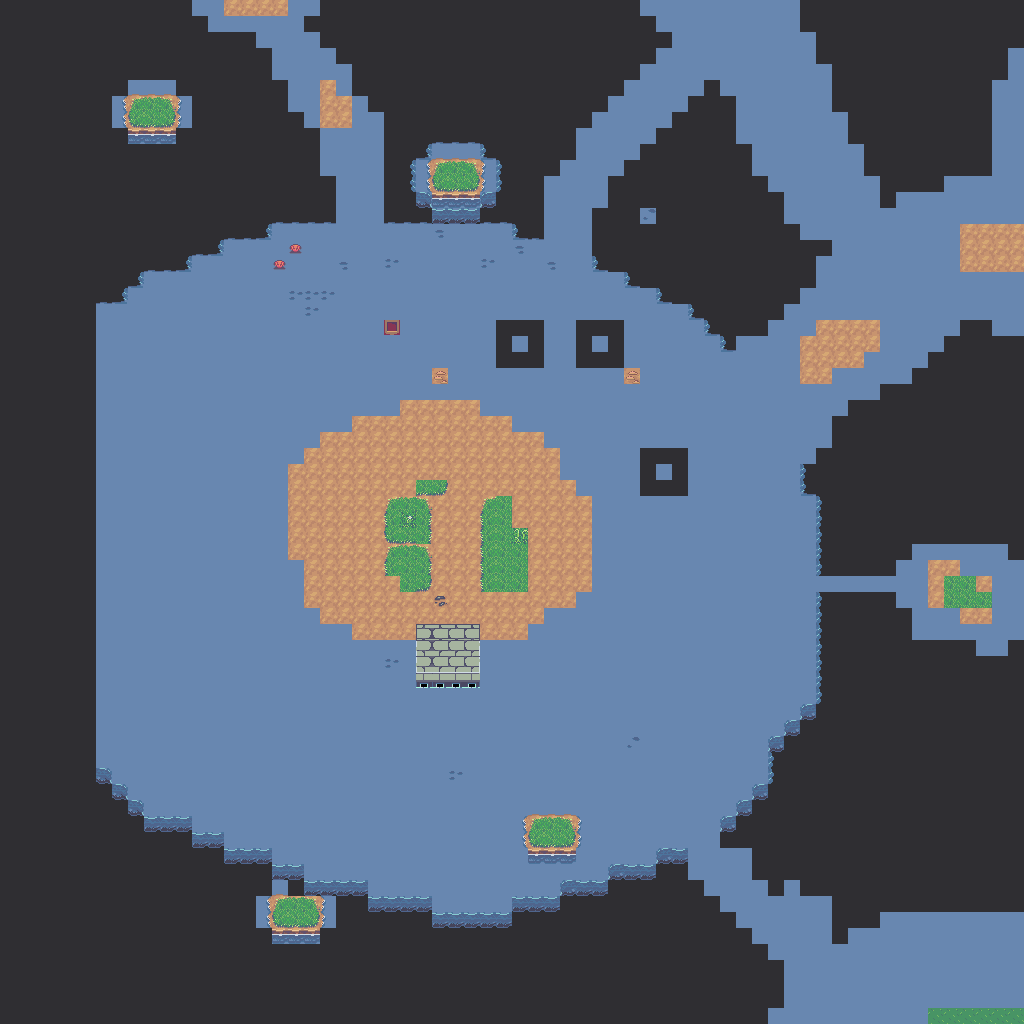

A level layout from a 2D game, rendered from its tile map. Below: a short description, then the map file with tile-grid data replaced by summaries:
An orthogonal 64x64 tile map with 16x16 px tiles, 5 tile layers (background, midground, buildings, foreground, ...), 2 tilesets and 4 objects.

<map version="1.2" tiledversion="1.3.0" orientation="orthogonal" renderorder="right-down" compressionlevel="0" width="64" height="64" tilewidth="16" tileheight="16" infinite="0" nextlayerid="13" nextobjectid="84">
 <tileset firstgid="1" source="BackgroundMasterSpriteSheet.tsx" />
 <tileset firstgid="10001" source="ForegroundTileset.tsx" />
 <layer id="1" name="background" width="64" height="64">
  <data>[4096 cells, 4096 non-empty, 29 distinct tile ids]</data>
 </layer>
 <layer id="3" name="midground" width="64" height="64">
  <data>[4096 cells, 73 non-empty, 14 distinct tile ids]</data>
 </layer>
 <layer id="2" name="buildings" width="64" height="64">
  <data>[4096 cells, 0 non-empty, 0 distinct tile ids]</data>
 </layer>
 <layer id="4" name="foreground" width="64" height="64">
  <data>[4096 cells, 0 non-empty, 0 distinct tile ids]</data>
 </layer>
 <layer id="6" name="front" width="64" height="64">
  <data>[4096 cells, 0 non-empty, 0 distinct tile ids]</data>
 </layer>
 <objectgroup id="5" name="Portal" />
 <objectgroup id="12" name="CharacterSpawnZone" />
 <objectgroup id="9" name="SpecialZone">
  <object id="61" x="432" y="688" width="16" height="48">
   <properties>
    <property name="train" value="dock" />
   </properties>
  </object>
  <object id="63" x="438" y="648" width="18" height="17.5588">
   <properties>
    <property name="passenger" value="loading" />
   </properties>
  </object>
 </objectgroup>
 <objectgroup id="11" name="MusicZones">
  <object id="80" x="236" y="377" width="427" height="310">
   <properties>
    <property name="Playlist" value="LullabyTown" />
   </properties>
  </object>
  <object id="82" x="709" y="108" width="210" height="249">
   <properties>
    <property name="Playlist" value="MainMenu-SaveMenu" />
   </properties>
  </object>
 </objectgroup>
 <objectgroup id="10" name="ComplexShapes" />
</map>
